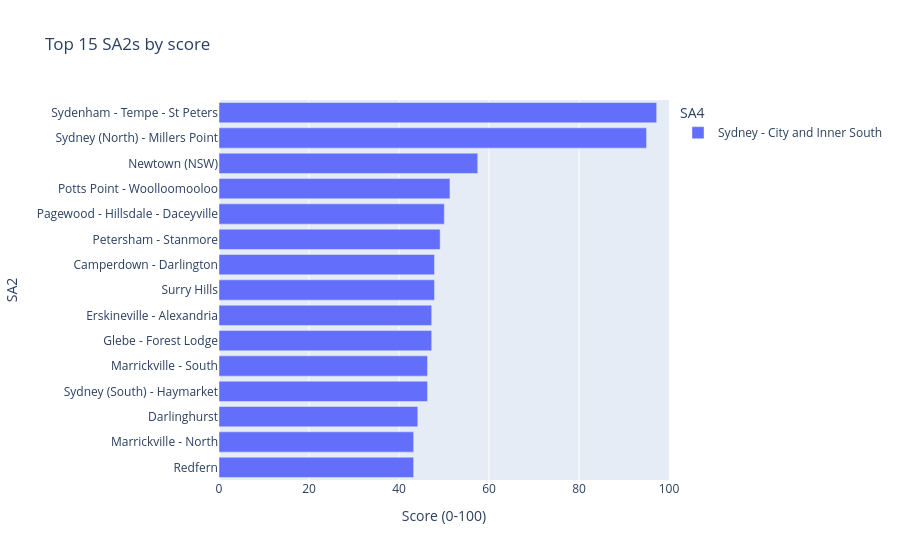
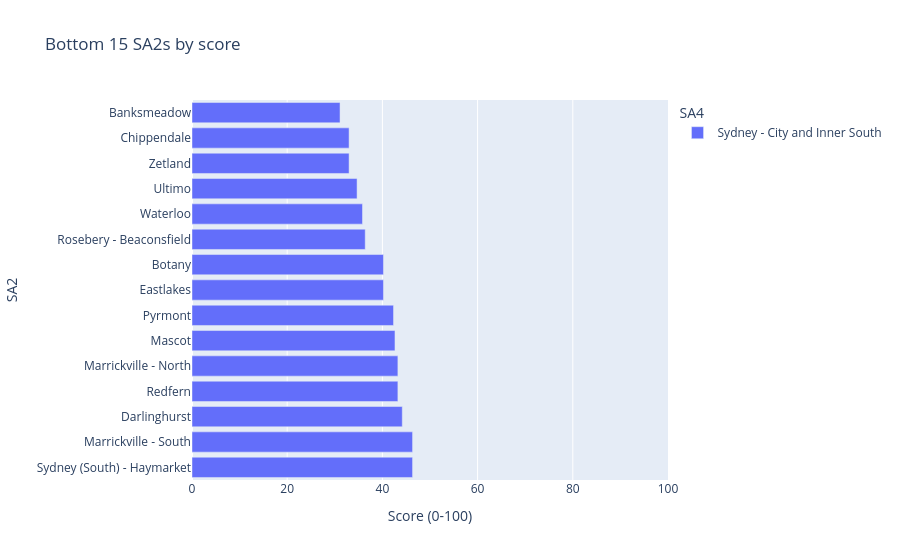

Write notebook code for charts like these, in order.
### Markdown cell above
### Top and Bottom SA2 Scores

These two bar charts show the highest and lowest scoring SA2s. The x-axis is `score_100`, and the y-axis is the SA2 name. The colour shows the SA4. Since this notebook only analyses one SA4, the colour is mainly kept for a consistent chart format.

The two highest scoring SA2s are Sydenham - Tempe - St Peters and Sydney (North) - Millers Point, with scores of 97.26 and 95.01. They are much higher than the other SA2s; the next highest scored SA2 is far lower at 57.50. After checking the POI point map, these high scores seem to come from very dense records of specific POI types, not from a balanced mix of all resource types.

### Code cell
build_top_sa2_bar(scores, n=settings.charts.top_n).show() # Plotly bar chart for highest scoring SA2s
build_bottom_sa2_bar(scores, n=settings.charts.top_n).show() # Plotly bar chart for lowest scoring SA2s

### Figure 1 — Plotly figure (JSON) as saved in the notebook; plotly's stock layout.template omitted (floating-point values rounded to 4 significant figures)
{"data": [{"hovertemplate": "SA4=Sydney - City and Inner South<br>Score (0-100)=%{x}<br>SA2=%{y}<extra></extra>", "legendgroup": "Sydney - City and Inner South", "marker": {"color": "#636efa", "pattern": {"shape": ""}}, "name": "Sydney - City and Inner South", "orientation": "h", "showlegend": true, "textposition": "auto", "type": "bar", "x": [43.26, 43.26, 44.18, 46.34, 46.34, 47.27, 47.27, 47.89, 47.89, 49.14, 50.07, 51.32, 57.5, 95.01, 97.26], "xaxis": "x", "y": ["Redfern", "Marrickville - North", "Darlinghurst", "Sydney (South) - Haymarket", "Marrickville - South", "Glebe - Forest Lodge", "Erskineville - Alexandria", "Surry Hills", "Camperdown - Darlington", "Petersham - Stanmore", "Pagewood - Hillsdale - Daceyville", "Potts Point - Woolloomooloo", "Newtown (NSW)", "Sydney (North) - Millers Point", "Sydenham - Tempe - St Peters"], "yaxis": "y"}], "layout": {"barmode": "relative", "legend": {"title": {"text": "SA4"}, "tracegroupgap": 0}, "title": {"text": "Top 15 SA2s by score"}, "xaxis": {"anchor": "y", "domain": [0, 1], "range": [0, 100], "title": {"text": "Score (0-100)"}}, "yaxis": {"anchor": "x", "domain": [0, 1], "title": {"text": "SA2"}}}}

### Figure 2 — Plotly figure (JSON) as saved in the notebook; plotly's stock layout.template omitted (floating-point values rounded to 4 significant figures)
{"data": [{"hovertemplate": "SA4=Sydney - City and Inner South<br>Score (0-100)=%{x}<br>SA2=%{y}<extra></extra>", "legendgroup": "Sydney - City and Inner South", "marker": {"color": "#636efa", "pattern": {"shape": ""}}, "name": "Sydney - City and Inner South", "orientation": "h", "showlegend": true, "textposition": "auto", "type": "bar", "x": [46.34, 46.34, 44.18, 43.26, 43.26, 42.64, 42.34, 40.22, 40.22, 36.39, 35.82, 34.68, 33.0, 33.0, 31.1], "xaxis": "x", "y": ["Sydney (South) - Haymarket", "Marrickville - South", "Darlinghurst", "Redfern", "Marrickville - North", "Mascot", "Pyrmont", "Eastlakes", "Botany", "Rosebery - Beaconsfield", "Waterloo", "Ultimo", "Zetland", "Chippendale", "Banksmeadow"], "yaxis": "y"}], "layout": {"barmode": "relative", "legend": {"title": {"text": "SA4"}, "tracegroupgap": 0}, "title": {"text": "Bottom 15 SA2s by score"}, "xaxis": {"anchor": "y", "domain": [0, 1], "range": [0, 100], "title": {"text": "Score (0-100)"}}, "yaxis": {"anchor": "x", "domain": [0, 1], "title": {"text": "SA2"}}}}
